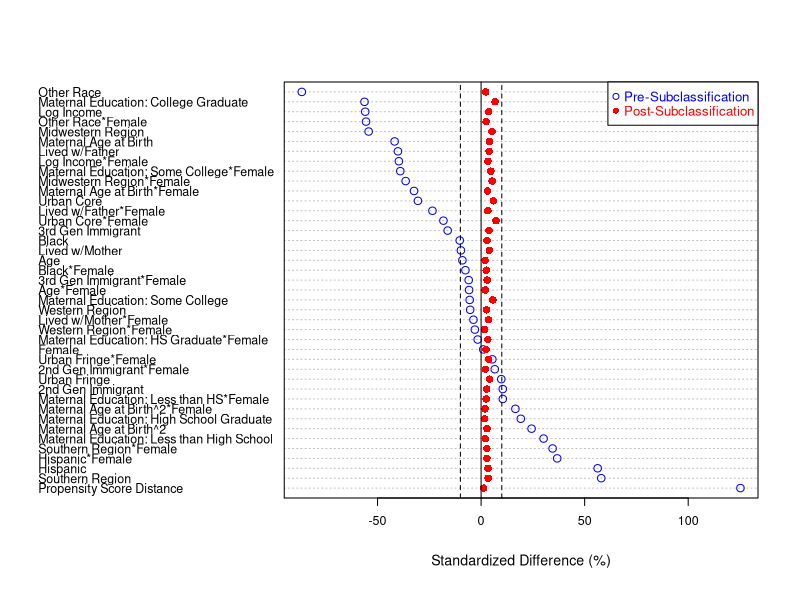

Recreate this plot in R.
coefnam<-c("Propensity Score Distance", "Age", "Female", "Maternal Education: Less than High School", "Maternal Education: High School Graduate", "Maternal Education: Some College", "Maternal Education: College Graduate", "Lived w/Mother" ,"Lived w/Father", "Urban Core",  "Urban Fringe",
"2nd Gen Immigrant", "3rd Gen Immigrant", "Maternal Age at Birth", "Maternal Age at Birth^2", "Hispanic", 
"Black", "Other Race", "Midwestern Region", "Southern Region", "Western Region", 
"Log Income","Age*Female","Maternal Education: Less than HS*Female", "Maternal Education: HS Graduate*Female", "Maternal Education: Some College*Female", 
"Lived w/Mother*Female" ,"Lived w/Father*Female", "Urban Core*Female",  "Urban Fringe*Female","2nd Gen Immigrant*Female", "3rd Gen Immigrant*Female", "Maternal Age at Birth*Female", "Maternal Age at Birth^2*Female", "Hispanic*Female", "Black*Female", "Other Race*Female", "Midwestern Region*Female", "Southern Region*Female", "Western Region*Female","Log Income*Female")

smd.pre<-c(1.2523,-.0903, .0106,.3018,.1917,-.0551, 
			-.5630, -.0974, -.4015, -.3050, .0975, 
			.1047, -.1613, -.4175, .2437, .5629, 
			-.1032, -.8657, -.5429, .5801, -.0527,
			-.5594, -.0579, .1048, -.0163, -.3902, 
			-.0369, -.2348, -.1818, .0541, .0661, 
			-.0598, -.3237, .1657, .3676, -.0756, 
			-.5555, -.3643, .3453, -.0301, -.3969)

smd.post<-c(.0122, .0195, .024, .0204, .0174, .057,
			.0676, .0397, .0389, .0594, .0408, 
			.0275, .0386, .0408, .0283, .0334, 
			.0291, .0226, .0531, .0341, .0262,
			.0366, .0196, .0243, .0325, .0473,
			.036, .0326, .072, .037, .0208, 
			.029, .0309, .0191, .028, .0247, 
			.0242, .0530, .0276, .0163, .0329)

tab5<-data.frame(nam=coefnam, pre=smd.pre*100, post=smd.post*100)
tab.ord1<-tab5[order(tab5$pre, decreasing=TRUE),]

pdf("loveplot.pdf")

postscript("loveplot_col_rgb.eps", paper="special", height=8, width=8, horizontal=FALSE, colormodel="rgb")
#postscript("loveplotnoleg.eps",  paper="special", height=9, width=8,horizontal=FALSE, colormodel="cmyk")
dotchart(tab.ord1$pre, pch="", labels=tab.ord1$nam, cex=0.75) 
mtext("Standardized Difference (%)", side=1, line=2, cex=0.85)
points(tab.ord1$pre, seq(1:length(tab.ord1$pre)), 
pch=21, col="blue", cex=1) 
points(tab.ord1$post,seq(1:length(tab.ord1$post)), 
pch=16, col="red", cex=1) 
abline(v=0, lty=1) 
abline(v=10, lty=2, lwd=1) 
abline(v=-10, lty=2, lwd=1) 
#dev.off()

legend("topright", legend = c("Pre-Subclassification", "Post-Subclassification"), col=c("blue", "red"), text.col=c("blue", "red"), pch=c(21,16), cex=0.8) 
dev.off()